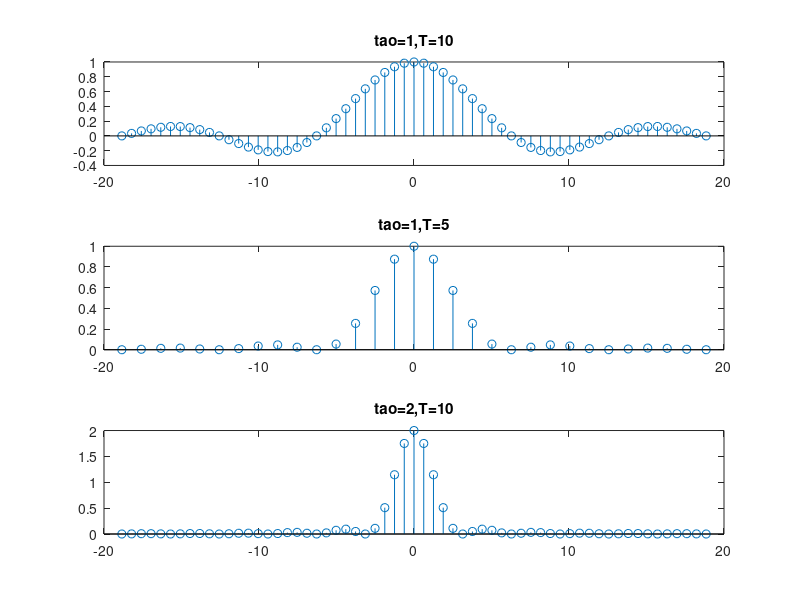

Recreate this plot in MATLAB.
n = -30 : 30; tao = 1; T = 10; w1 = 2 * pi / T;
x = n * tao / T;
fn = tao * sinc(x);
subplot(311);
stem(n * w1, fn);
title('tao=1,T=10');
tao = 1; T = 5; w2 = 2 * pi / T;
x = n* tao / T;
fn = tao * (sinc(x)) .^ 2;
m = round(30 * w1 / w2);
n1 = -m: m;
fn = fn(30 - m + 1: 30 + m + 1);
subplot(312);
stem( n1 * w2, fn);
title('tao=1,T=5');
tao = 2; T = 10; w3 = 2 * pi / T;
x = n * tao / T;
fn = tao * (sinc(x)) .^ 2;
subplot(313);
stem( n * w3, fn);
title('tao=2,T=10');